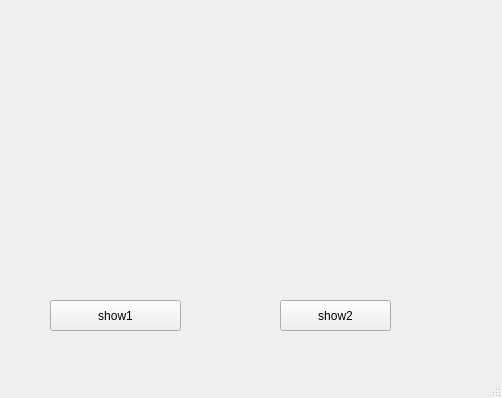
<?xml version="1.0" encoding="UTF-8"?>
<ui version="4.0">
 <class>ImageViewer</class>
 <widget class="QMainWindow" name="ImageViewer">
  <property name="geometry">
   <rect>
    <x>0</x>
    <y>0</y>
    <width>502</width>
    <height>398</height>
   </rect>
  </property>
  <property name="windowTitle">
   <string>MainWindow</string>
  </property>
  <widget class="QWidget" name="centralwidget">
   <widget class="QLabel" name="label">
    <property name="geometry">
     <rect>
      <x>0</x>
      <y>0</y>
      <width>501</width>
      <height>271</height>
     </rect>
    </property>
    <property name="text">
     <string/>
    </property>
    <property name="pixmap">
     <pixmap>img/img1.jpg</pixmap>
    </property>
    <property name="scaledContents">
     <bool>true</bool>
    </property>
   </widget>
   <widget class="QPushButton" name="firstimg">
    <property name="geometry">
     <rect>
      <x>50</x>
      <y>300</y>
      <width>131</width>
      <height>31</height>
     </rect>
    </property>
    <property name="text">
     <string>show1</string>
    </property>
   </widget>
   <widget class="QPushButton" name="sec_img">
    <property name="geometry">
     <rect>
      <x>280</x>
      <y>300</y>
      <width>111</width>
      <height>31</height>
     </rect>
    </property>
    <property name="text">
     <string>show2</string>
    </property>
   </widget>
  </widget>
  <widget class="QMenuBar" name="menubar">
   <property name="geometry">
    <rect>
     <x>0</x>
     <y>0</y>
     <width>502</width>
     <height>18</height>
    </rect>
   </property>
  </widget>
  <widget class="QStatusBar" name="statusbar"/>
 </widget>
 <resources/>
 <connections/>
</ui>
